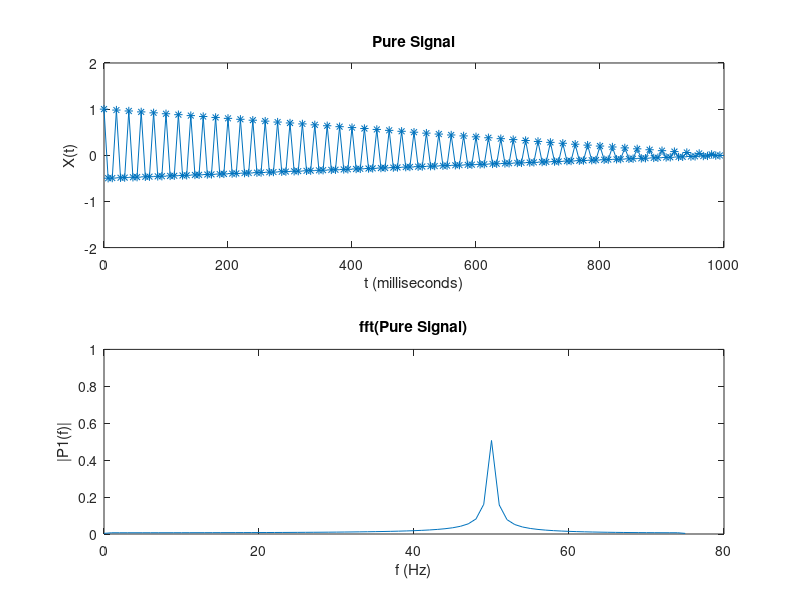

MATLAB code for this plot:
close all
% Assigment 1a
% Generate a signal 1 second long with 1000 sampling frequency
% Generate noise
% Plot signal, noise, and their sum (a noisy signal)
% plot their fourier transforms

%Fs = 1000;             % Sampling frequency
Fs = 150;             % Sampling frequency
T = 1/Fs;             % Sampling period
L = Fs;               % Length of signal (Always one second long)
%L = 1000;               % Length of signal (Always one second long)
t = (0:L-1)*T;        % Time vector
temp_tihng = 1:150;

w0 = 50;      % Hz


%k = (1-0)/(0-150);
f = @(t) -1*t + 1;

%Form a signal containing a 50 Hz sinusoid of amplitude 1.
%S = f(t).*sin(2*pi*50*t);
S =  f(t).*cos(2*pi*w0*t) ;
%S = (k*t + 1).*(1/2).*( exp(-j*2*pi*w0*t) + exp(j*2*pi*w0*t)) ;

%return

%Noise
N = randn(size(t));
%Noisy Signal
X = S + N;

%FIG 1 PURE SIGNAL
figure(1), subplot(2,1,1)
plot(1000*t,S, '-*')
title('Pure Signal')
xlabel('t (milliseconds)')
ylabel('X(t)')
ylim([-2 2])


%FIG 4 PURE SIGNAL FFT
Y = fft(S);
f = Fs*(0:(L/2))/L;
P2 = abs(Y/L);
P1 = P2(1:L/2+1);
P1(2:end-1) = 2*P1(2:end-1);
subplot(2,1,2)
plot(f, P1)
title('fft(Pure Signal)') %Single-Sided Amplitude Spectrum of S(t)
xlabel('f (Hz)')
ylabel('|P1(f)|')
ylim([0, 1])


function x = mytestplot()
    figure(1), subplot(1,2,1)
    plot(1000*t(temp_tihng),f(temp_tihng), '-*')
    figure(1), subplot(1,2,2)
    plot(1000*t(temp_tihng),fS(temp_tihng), '-*')
end
